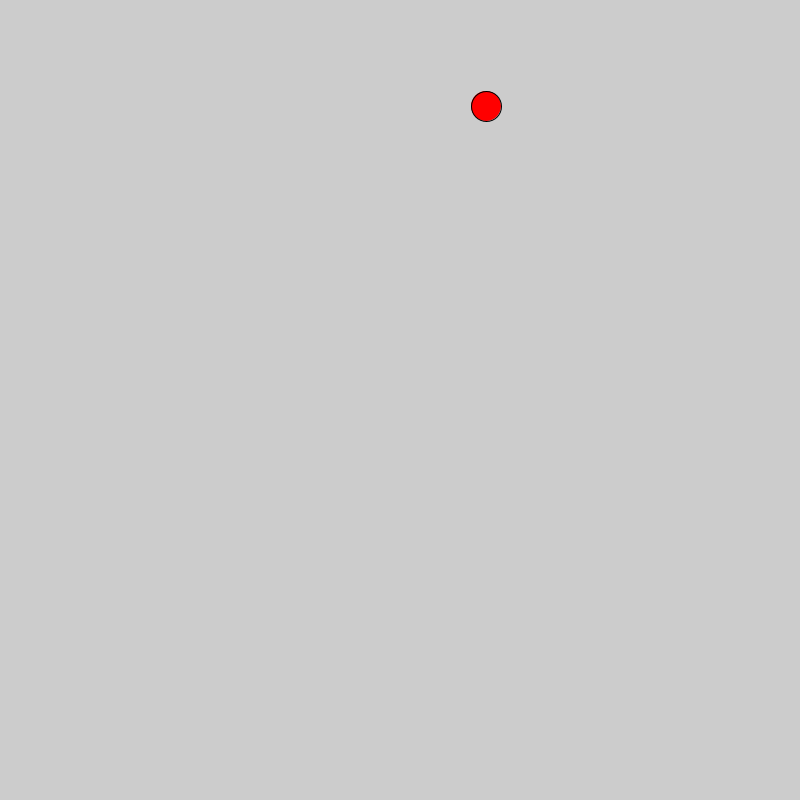
Frame 1 (no input)
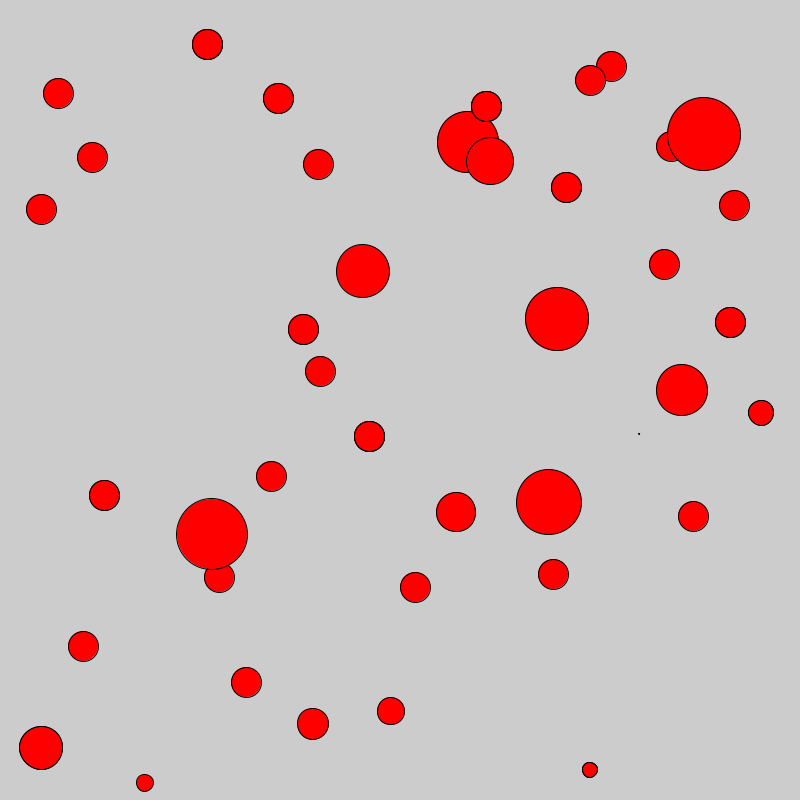
Frame 60 (the mouse pressed at the canvas centre just before this capture)
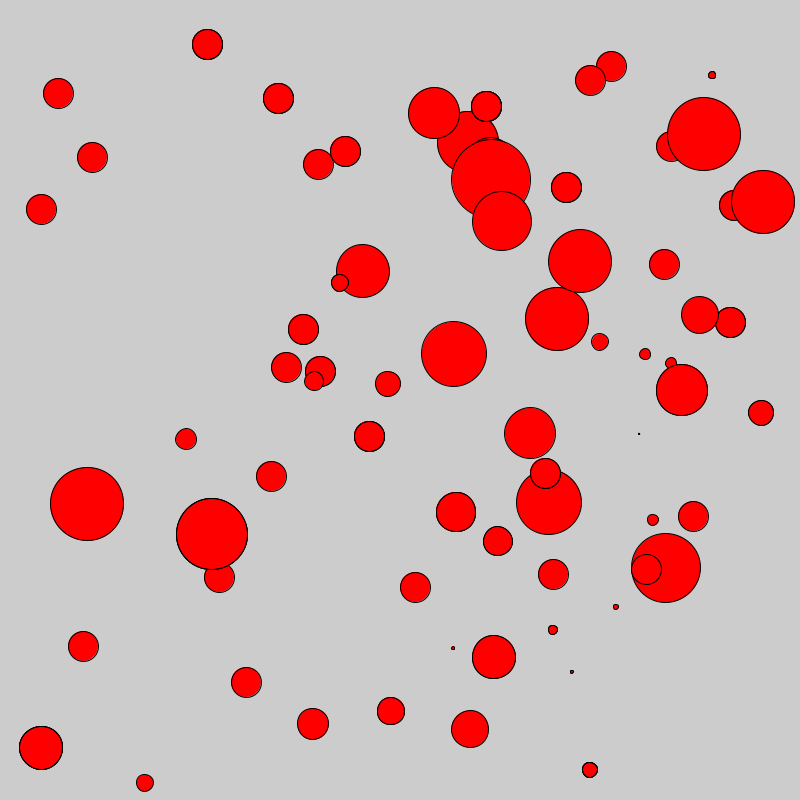
Frame 120 (the mouse held since frame 60 and released just before this capture)

The Processing sketch that drew these frames (run headless with seeded random() and noise(); from frame 60 on, the mouse is pressed at the canvas centre):

// Processing sketch: Les_4___Pingpongballen
// ── Les_4___Pingpongballen.pde
final int SCHERMBREEDTE = 800;
final int SCHERMHOOGTE = 800;
PingpongSpel spel;

void settings(){
 size(SCHERMBREEDTE, SCHERMHOOGTE); 
}

void setup(){
  spel = new PingpongSpel(50);
  //spel.ballen[1].tekenPingpongBal();
}

void draw(){
  spel.ballen[spel.getNewIndex()].tekenPingpongBal();
  spel.ballen[spel.getNewIndex()].bepaalPositieEnDiameter();
}

// ── PingpongSpel.pde
class PingpongSpel {
 int aantalBallen;
 PingpongBal[] ballen;
 
 PingpongSpel(int aantalBallen){
  this.aantalBallen = aantalBallen;
  ballen = new PingpongBal[aantalBallen];
  initPingPongBallen();
 }
 
 void initPingPongBallen(){
  for (int balNummer = 0; balNummer < ballen.length; balNummer++){
    ballen[balNummer] = new PingpongBal(#FF0000, int(random(30, SCHERMBREEDTE - 30)), int(random(30, SCHERMHOOGTE - 30)), 30.0);
    // arraypositie vullen met een pingpongbal object
    
  }
   
 }
 
 int getNewIndex() {
   //bepaal random indexnummer
  return int(random(0, aantalBallen)); 
 }
}

// ── Pingpongbal.pde
class PingpongBal {
  int kleur, xPositie, yPositie;
  float diameter;

  PingpongBal(int kleur, int xPositie, int yPositie, float diameter) {
    this.kleur = kleur;
    this.xPositie = xPositie;
    this.yPositie = yPositie;
    this.diameter = diameter;
  }

  void tekenPingpongBal() {
    //bepaalPositieEnDiameter();
    fill(kleur);
    circle(xPositie, yPositie, diameter);
    fill(#FFFFFF);
  }

  void bepaalPositieEnDiameter() {
    diameter = random(0, 80);
    xPositie = int(random(diameter / 2, width - (diameter / 2)));
    yPositie = int(random(diameter / 2, height - (diameter / 2)));
    
  }
  
}
